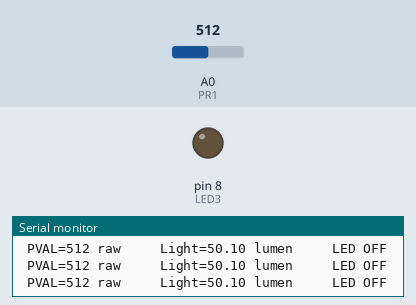
Simulated run of this sketch. Board: Arduino Nano, built with avr-gcc and run on an emulated ATmega328P. Parts: output pins drawn as LEDs (lit = HIGH), the last lines printed to the serial monitor. Inputs (shaded band) come from the test bench; at power-on: A0 (PR1) = 512.

Above: at 1.2 s.
1.3 s: A0 (PR1) set to 33
2.8 s: A0 (PR1) set to 28
At 3.8 s:
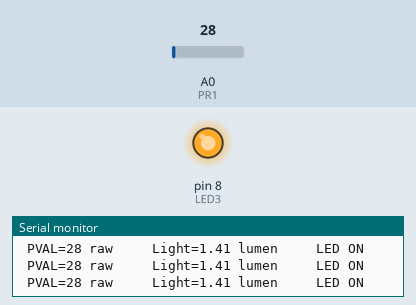
4.3 s: A0 (PR1) set to 122
At 5.5 s:
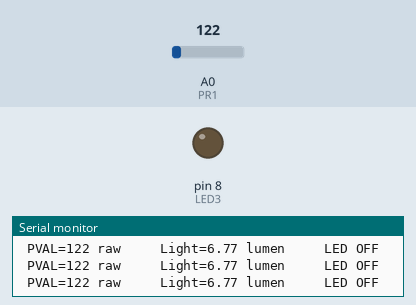
Timing chart, 0 to 7.3 s (numbered marks = the images above; inputs shaded):
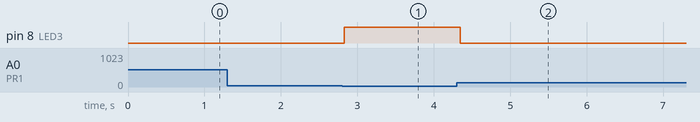

The sketch:

Arduino_Nano_Photoresistor_Luminosity.ino
```cpp
/* **************************
 *  Arduino Nano Photoresistor Luminosity
 *
 *  Use the input from a Photoresistor to measure
 *  the amount of light a.k.a. luminosity (Lux)
 *  in lumens it is receiving in real time
 *
 *  Written by @alt_bier
 * ************************** */

// Define Pins
#define LED3 8
#define PR1 A0

// Define Constants
#define VIN 3.3  // V power voltage
#define R7 10000 // Pull down resistor ohm value

// Define Variables
int pval;
float lux;
// Variable converts raw analog value to physical light value (lumen)
float sensorRawToPhys(int raw){
  // Conversion rule
  float Vout = float(raw) * (VIN / float(1023)); // Conversion analog to voltage
  float RLDR = (R7 * (VIN - Vout))/Vout;         // Conversion voltage to resistance
  float phys=500/(RLDR/1000);                    // Conversion resistance to lumen
  return phys;
}

void setup()
{
  // Initialize LED Pins As Output
  pinMode(LED3, OUTPUT);

  // Initialize Photoresistor Pin As Input:
  pinMode(PR1, INPUT);

  // Set up serial output to console (baud)
  Serial.begin(38400);
}

// Main Loop
void loop()
{
  // Set Delay Time [in ms]
  int DelayTime = 100;

  // Set the Photoresistor Threshold
  int pthr = 30;

  // Record the Photoresistor Value
  pval = analogRead(PR1);
  // Print current Photoresistor RAW Value to serial console for troubleshooting
  Serial.print(" PVAL=");
  Serial.print(pval);
  Serial.print(" raw    ");
  // Get the lumens based on pval
  lux = sensorRawToPhys(pval);
  // Print the Light Level
  Serial.print(" Light=");
  Serial.print(lux);
  Serial.print(" lumen    ");

  // Set the LED value to HIGH (on) or LOW (off)
  // based on Photoresistor Value and Threshold
  if (pval > pthr) {
    // Turn LED OFF
    digitalWrite(LED3, LOW);
    // Print current LED state to serial console for troubleshooting
    Serial.print(" LED OFF");
  } else {
    // Turn LED ON
    digitalWrite(LED3, HIGH);
    // Print current LED state to serial console for troubleshooting
    Serial.print(" LED ON");
  }

  // Print a new line to the serial console
  Serial.println();

  // Pause the loop keeping the LED lit with current values before resuming
  delay(DelayTime);

}
```

Measured:
- the behaviour switches between 31 and 30 on A0 (PR1) (found by bisection; images 0 and 1)
- after the input at 2.8 s, pin 8 (LED3): LOW → HIGH at once
- after the input at 4.3 s, pin 8 (LED3): HIGH → LOW after 0.05 s
